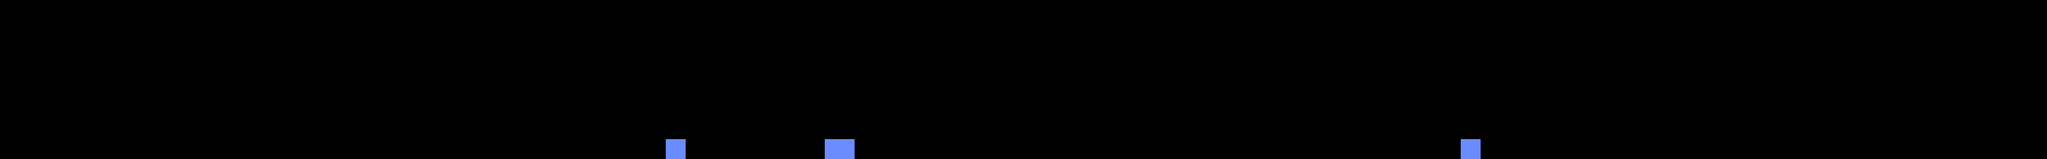

Tiled map render using the project's own tile images. Description and the map definition, with tile-layer contents summarised, below:
An orthogonal 206x16 tile map with 16x16 px tiles, 1 tile layer (DyingSpot), 6 hidden layers not drawn, 2 tilesets.

<map version="1.0" orientation="orthogonal" renderorder="right-down" width="206" height="16" tilewidth="16" tileheight="16" nextobjectid="1">
 <tileset firstgid="1" name="smb_tiles" tilewidth="16" tileheight="16" tilecount="228" columns="19">
  <image source="smb_tiles_outside.png" width="304" height="192" />
 </tileset>
 <tileset firstgid="229" name="52571" tilewidth="16" tileheight="16" tilecount="924" columns="33">
  <image source="smb_tiles_2.png" width="528" height="448" />
 </tileset>
 <layer name="Flag" width="206" height="16" visible="0">
  <data>[3296 cells, 10 non-empty, 2 distinct tile ids]</data>
 </layer>
 <layer name="Block" width="206" height="16" visible="0">
  <data>[3296 cells, 46 non-empty, 1 distinct tile ids]</data>
 </layer>
 <layer name="Tuyaux" width="206" height="16" visible="0">
  <data>[3296 cells, 34 non-empty, 4 distinct tile ids]</data>
 </layer>
 <layer name="Surprise" width="206" height="16" visible="0">
  <data>[3296 cells, 13 non-empty, 1 distinct tile ids]</data>
 </layer>
 <layer name="Ground" width="206" height="16" visible="0">
  <data>[3296 cells, 423 non-empty, 1 distinct tile ids]</data>
 </layer>
 <layer name="Background" width="206" height="16" visible="0">
  <data>[3296 cells, 2779 non-empty, 32 distinct tile ids]</data>
 </layer>
 <layer name="DyingSpot" width="206" height="16">
  <data>[3296 cells, 14 non-empty, 1 distinct tile ids]</data>
 </layer>
</map>
